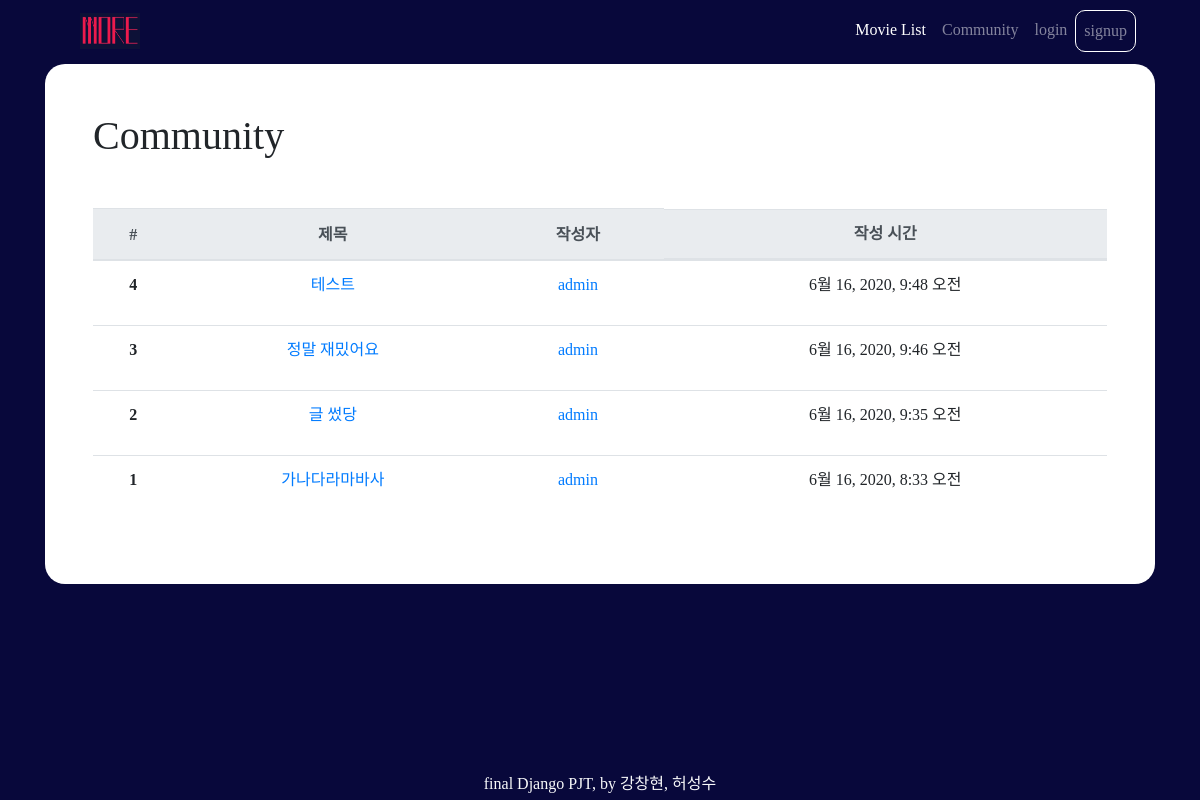
Before: /movies/community/ with the older database file.
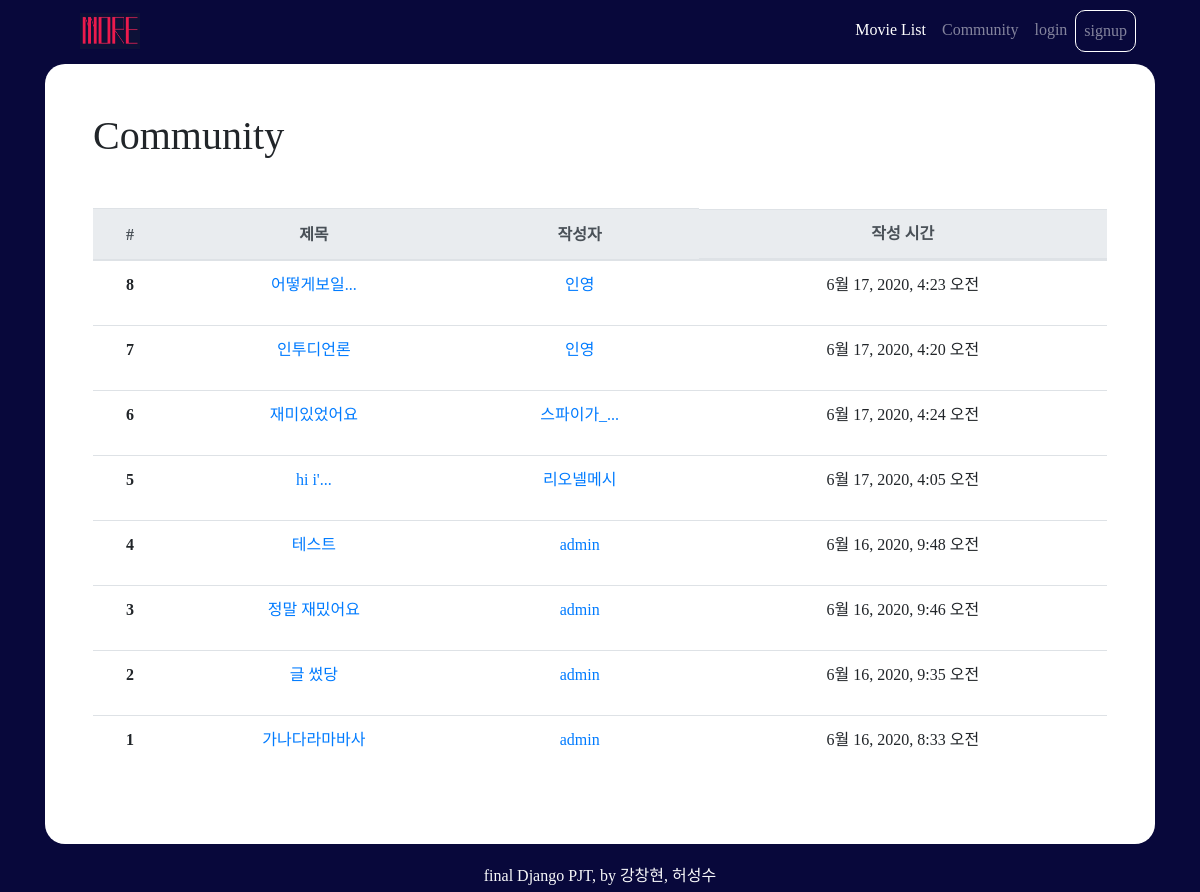
After: the same page with the newer database file.
### movies/models.py (models this page shows)
class Review(models.Model):
    title = models.CharField(max_length=100)
    movie = models.ForeignKey(Movie, on_delete=models.CASCADE)
    rank = models.IntegerField()
    content = models.TextField()
    created_at = models.DateTimeField(auto_now_add=True)
    updated_at = models.DateTimeField(auto_now=True)
    user = models.ForeignKey(settings.AUTH_USER_MODEL, on_delete=models.CASCADE)

### accounts/models.py (models this page shows)
class User(AbstractUser):
    followers = models.ManyToManyField(settings.AUTH_USER_MODEL,related_name='followings')

### movies/views.py (the view)
# urls.py: path('community/', views.community, name='community'),
def community(request):
    reviews = Review.objects.order_by('-pk')
    paginator = Paginator(reviews, 10)
    page_number = request.GET.get('page')
    page_obj = paginator.get_page(page_number)
    context = {
        'reviews': reviews,
        'page_obj' : page_obj,
    }
    return render(request, 'movies/community.html', context)

### movies/templates/movies/community.html
{% extends 'base.html' %}
{% load bootstrap4 %}
{% block content %}
<div class='bg-white mb-5 p-5' style="border-radius: 20px;">
  <h1 class="mb-5">Community</h1>
  <table class="table mt-1 text-center">
    <thead class="thead-light">
      <tr>
        <th scope="col">#</th>
        <th scope="col">제목</th>
        <th scope="col">작성자</th>
        <th scope="col" class="d-none d-sm-block">작성 시간</th>
      </tr>
    </thead>
    <tbody>
      {% for review in reviews %}
      <tr>
        <th scope="row">{{ forloop.revcounter }}</th>
        <td><a href="{% url 'movies:review_detail' review.movie.id review.pk %}">{{ review.title|truncatechars:8  }}</a></td>
        <td><a href="{% url 'accounts:detail' review.user %}"><p>{{ review.user|truncatechars:8 }}</p></a></td>
        <td class="d-none d-sm-block">{{ review.updated_at }}</td>
      </tr>
      {% endfor %}
    </tbody>
  </table>
</div>
{% endblock %}

### templates/base.html (shortened to what this page needs)
<!DOCTYPE html>
{% load bootstrap4 %}
<html lang="ko">
<head>
    <link rel="stylesheet" href="https://stackpath.bootstrapcdn.com/bootstrap/4.4.1/css/bootstrap.min.css">
    <link rel="stylesheet" href="https://use.fontawesome.com/releases/v5.13.0/css/all.css">
</head>
<body>
    <nav class="navbar fixed-top navbar-expand-lg navbar-dark mx-5 pt-2">
        <a class="navbar-brand ml-3" href="{% url 'movies:index' %}">
          <img src="/media/logo.jpg" width="60" height="36" class="d-inline-block align-top" alt="" loading="lazy">
        </a>
      <div class="collapse navbar-collapse" id="navbarNav">
        <ul class="navbar-nav ml-auto">
          <li class="nav-item active ml-auto">
            <a class="nav-link" href="{% url 'movies:index' %}">Movie List <span class="sr-only">(current)</span></a>
          </li>
          <li class="nav-item ml-auto">
            <a class="nav-link" href="{% url 'movies:community' %}">Community</a>
          </li>
          <li class="nav-item ml-auto">
            {% if request.user.is_authenticated %}
            <a class="nav-link" href="{% url 'accounts:logout' %}">logout </a>
          </li>
          <li class="nav-item ml-auto">
            <a class="nav-link" href="{% url 'accounts:detail' request.user.username %}">profile</a>
          </li>
          <li class="nav-item ml-auto">
            <a class="nav-link" href="{% url 'accounts:detail' request.user.username %}"
              style=" border: 1px solid white; border-radius: 10px;">{{ request.user.username }}</a>
          </li>
            {% else %}
          <li class="nav-item ml-auto">
            <a class="nav-link" href="{% url 'accounts:login' %}">login </a>
          </li>
          <li class="nav-item ml-auto">
            <a class="nav-link" href="{% url 'accounts:signup' %}"
            style=" border: 1px solid white; border-radius: 10px;">signup </a>
          </li>
          {% endif %}
        </ul>
      </div>
    </nav>
    <div class='container mt-3 pt-5'>
        {% block content %}
        {% endblock %}
    </div>
</body>
<footer class="fixed-bottom text-center text-light d-flex justify-content-center align-items-center pt-1">
    <p class="mb-1">final Django PJT, by 강창현, 허성수</p>
</footer>
</html>

### templates/base.html (style rules this page uses)
body, footer, nav { background-color: rgb(8, 8, 59); font-family: 'MaplestoryOTFBold'; }

Changed rows visible on the page:
added Review: title "어떻게보일...", user "인영", updated_at "6월 17, 2020, 4:23 오전"
added Review: title "인투디언론", user "인영", updated_at "6월 17, 2020, 4:20 오전"
added Review: title "재미있었어요", user "스파이가_...", updated_at "6월 17, 2020, 4:24 오전"
added Review: title "hi i'...", user "리오넬메시", updated_at "6월 17, 2020, 4:05 오전"
